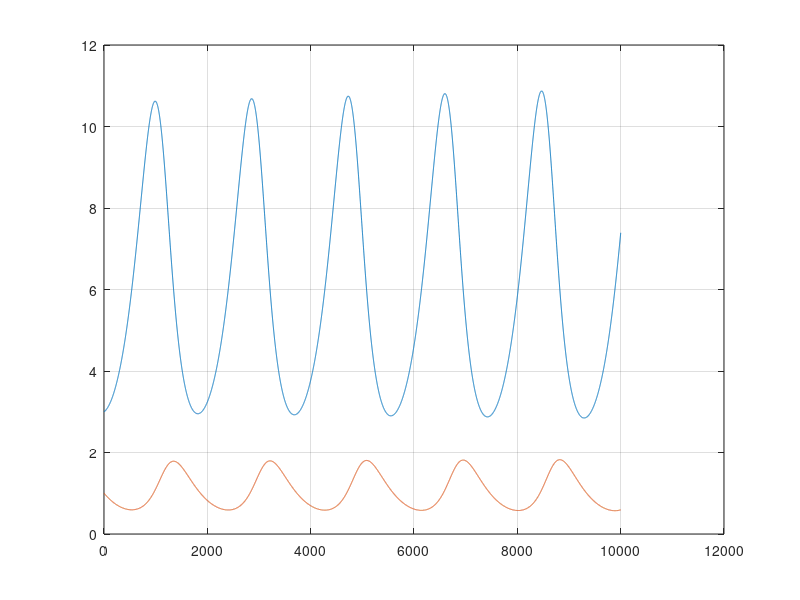

Here is the MATLAB script that generated this plot:

%problema de los zorros y conejos con las ecuaciones de lotka y volterra

%constantes
a = 0.4;
b= 0.37;
c = 0.3;
d = 0.05;
tf = 100;
to = 0;
N = 10000;
delta = (tf-to) / N;

R(1) = 3;
F(1) = 1;

for e = 1 : 10000
  R(e+1) = R(e) + R(e)*(a-b*F(e)) * delta;  
  F(e+1) = F(e) + F(e) *(-c + d *R(e))* delta;
  
  printf("%d %d\n", R(e),F(e));
endfor

plot(R);
hold on;
plot(F);
grid